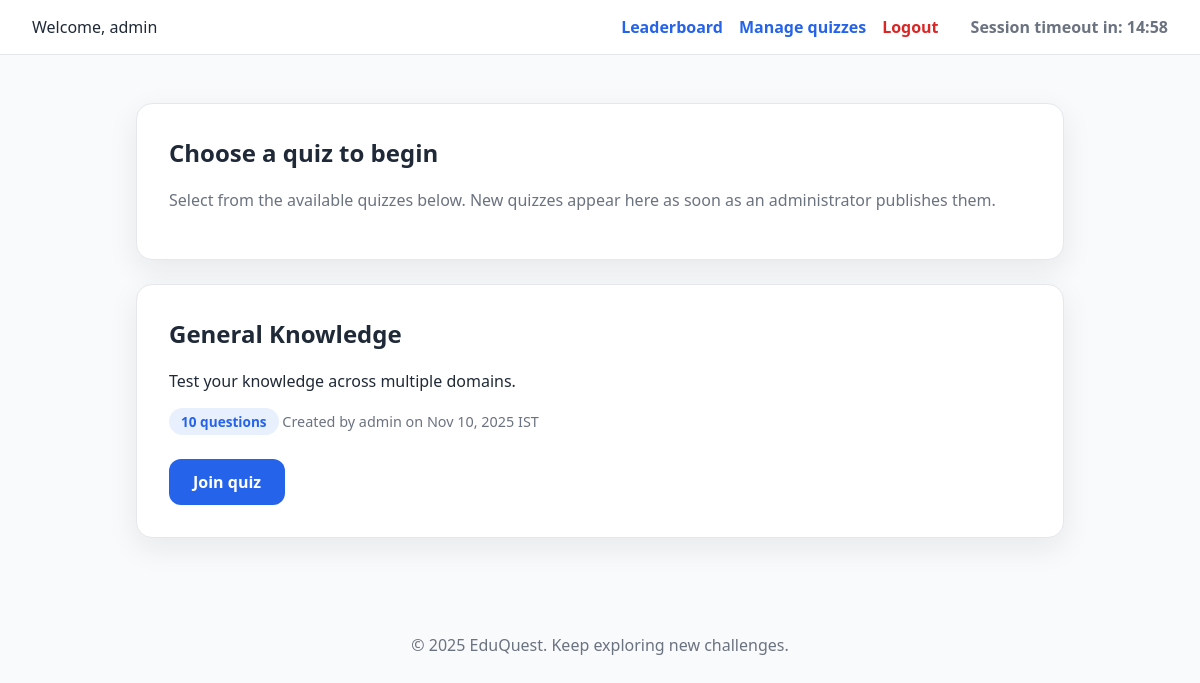
Screenshot of /quizzes.php (signed in) with the database file from the repository.
### tables this page shows
CREATE TABLE IF NOT EXISTS quizzes (
    id INT AUTO_INCREMENT PRIMARY KEY,
    title VARCHAR(150) NOT NULL,
    description TEXT,
    created_by INT NOT NULL,
    created_at TIMESTAMP DEFAULT CURRENT_TIMESTAMP,
    FOREIGN KEY (created_by) REFERENCES users(id) ON DELETE CASCADE
);

CREATE TABLE IF NOT EXISTS users (
    id INT AUTO_INCREMENT PRIMARY KEY,
    username VARCHAR(50) NOT NULL UNIQUE,
    email VARCHAR(120) NOT NULL UNIQUE,
    password_hash VARCHAR(255) NOT NULL,
    is_admin TINYINT(1) NOT NULL DEFAULT 0,
    created_at TIMESTAMP DEFAULT CURRENT_TIMESTAMP
);

### quizzes.php (the view, shortened to what this page needs)
<?php
require_once 'config.php';
$quizStmt = $pdo->query(
    'SELECT q.id, q.title, q.description, q.created_at, u.username AS creator, COUNT(ques.id) AS question_count
     FROM quizzes q
     LEFT JOIN questions ques ON ques.quiz_id = q.id
     JOIN users u ON q.created_by = u.id
     GROUP BY q.id, q.title, q.description, q.created_at, u.username
     ORDER BY q.created_at DESC'
);
$quizzes = $quizStmt->fetchAll();
?>
<!DOCTYPE html>
<html lang="en">
<head>
    <link rel="stylesheet" href="assets/styles.css">
</head>
<body>
    <nav class="top-nav">
        <span>Welcome, <?= htmlspecialchars($_SESSION['username']) ?></span>
        <div class="top-nav__actions">
            <a href="leaderboard.php">Leaderboard</a>
            <?php if (!empty($_SESSION['is_admin'])): ?>
                <a href="manage_quizzes.php">Manage quizzes</a>
            <?php endif; ?>
            <a href="logout.php" class="danger">Logout</a>
        </div>
    </nav>
    <main class="quizzes">
        <section class="card">
            <h1>Choose a quiz to begin</h1>
            <p class="muted">Select from the available quizzes below. New quizzes appear here as soon as an administrator publishes them.</p>
        </section>
        <?php if (empty($quizzes)): ?>
            <section class="card">
                <p class="muted">No quizzes are available yet. Please check back later.</p>
                <?php if (!empty($_SESSION['is_admin'])): ?>
                    <p class="muted">As an administrator, you can create a new quiz from the <a href="manage_quizzes.php">quiz management page</a>.</p>
                <?php endif; ?>
            </section>
        <?php else: ?>
            <section class="quiz-grid">
                <?php foreach ($quizzes as $quiz): ?>
                    <article class="card">
                        <h2><?= htmlspecialchars($quiz['title']) ?></h2>
                        <?php if (!empty($quiz['description'])): ?>
                            <p><?= nl2br(htmlspecialchars($quiz['description'])) ?></p>
                        <?php endif; ?>
                        <?php
                            $createdAt = new DateTime($quiz['created_at']);
                            $createdAt->setTimezone(new DateTimeZone('Asia/Kolkata'));
                        ?>
                        <div class="quiz-card__meta">
                            <span class="badge"><?= (int) $quiz['question_count'] ?> question<?= $quiz['question_count'] == 1 ? '' : 's' ?></span>
                            <span>Created by <?= htmlspecialchars($quiz['creator']) ?> on <?= htmlspecialchars($createdAt->format('M j, Y')) ?> IST</span>
                        </div>
                        <div class="quiz-card__actions">
                            <a class="button" href="quiz.php?quiz_id=<?= (int) $quiz['id'] ?>">Join quiz</a>
                        </div>
                    </article>
                <?php endforeach; ?>
            </section>
        <?php endif; ?>
    </main>
    <footer class="footer">
        <p>&copy; <?= date('Y') ?> EduQuest. Keep exploring new challenges.</p>
    </footer>
</body>
</html>

### assets/styles.css (style rules this page uses)
:root { --primary: #2563eb; --primary-dark: #1d4ed8; --danger: #dc2626; --background: #f9fafb; --text: #1f2937; --muted: #6b7280; --card-bg: #ffffff; --border: #e5e7eb; font-family: 'Segoe UI', Tahoma, Geneva, Verdana, sans-serif; }
* { box-sizing: border-box; }
body { margin: 0; background: var(--background); color: var(--text); }
a { color: var(--primary); text-decoration: none; }
.card { background: var(--card-bg); border-radius: 1rem; padding: 2rem; box-shadow: 0 10px 30px rgba(15, 23, 42, 0.08); border: 1px solid var(--border); }
.card h2, .card h1 { margin-top: 0; }
button, .button { background: var(--primary); border: none; color: #fff; padding: 0.75rem 1.5rem; border-radius: 0.75rem; cursor: pointer; font-size: 1rem; font-weight: 600; transition: background 0.2s ease; display: inline-block; text-align: center; }
.top-nav { display: flex; justify-content: space-between; align-items: center; background: #fff; padding: 1rem 2rem; border-bottom: 1px solid var(--border); }
.top-nav__actions a { font-weight: 600; }
.top-nav__actions .danger { color: var(--danger); }
.top-nav__actions { display: flex; align-items: center; gap: 1rem; }
.quizzes { max-width: 960px; margin: 2rem auto; padding: 1rem; display: grid; gap: 1.5rem; }
.quiz-grid { display: grid; grid-template-columns: repeat(auto-fit, minmax(260px, 1fr)); gap: 1.5rem; }
.quiz-card__meta { margin-top: 1rem; font-size: 0.9rem; color: var(--muted); }
.quiz-card__actions { margin-top: 1.5rem; display: flex; justify-content: space-between; align-items: center; }
.badge { display: inline-block; padding: 0.25rem 0.75rem; border-radius: 999px; background: rgba(37, 99, 235, 0.1); color: var(--primary); font-size: 0.85rem; font-weight: 600; }
.muted { color: var(--muted); }
.footer { text-align: center; padding: 2rem 1rem; color: var(--muted); }
a.danger { color: var(--danger); }

### rows the page displays
quizzes: title "General Knowledge", description "Test your knowledge across multiple domains.", question_count "10", created_by.username "admin", created_at "Nov 10, 2025"

### other values shown
$_SESSION['username'] "admin"
